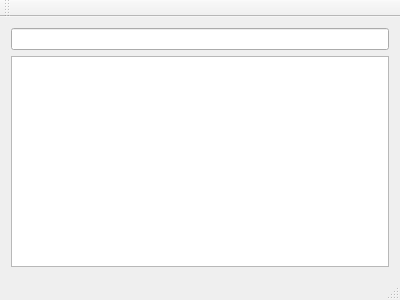
<?xml version="1.0" encoding="UTF-8"?>
<ui version="4.0">
 <class>MainWindow</class>
 <widget class="QMainWindow" name="MainWindow">
  <property name="geometry">
   <rect>
    <x>0</x>
    <y>0</y>
    <width>400</width>
    <height>300</height>
   </rect>
  </property>
  <property name="windowTitle">
   <string>MainWindow</string>
  </property>
  <widget class="QWidget" name="centralWidget">
   <layout class="QVBoxLayout" name="verticalLayout">
    <item>
     <widget class="QLineEdit" name="lineEdit"/>
    </item>
    <item>
     <widget class="QTextBrowser" name="textBrowser"/>
    </item>
   </layout>
  </widget>
  <widget class="QMenuBar" name="menuBar">
   <property name="geometry">
    <rect>
     <x>0</x>
     <y>0</y>
     <width>400</width>
     <height>22</height>
    </rect>
   </property>
  </widget>
  <widget class="QToolBar" name="mainToolBar">
   <attribute name="toolBarArea">
    <enum>TopToolBarArea</enum>
   </attribute>
   <attribute name="toolBarBreak">
    <bool>false</bool>
   </attribute>
  </widget>
  <widget class="QStatusBar" name="statusBar"/>
 </widget>
 <layoutdefault spacing="6" margin="11"/>
 <resources/>
 <connections/>
</ui>
